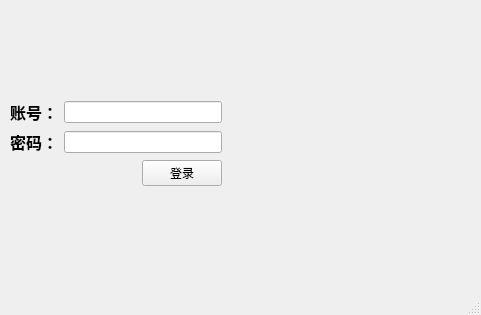
<?xml version="1.0" encoding="UTF-8"?>
<ui version="4.0">
 <class>MainWindow</class>
 <widget class="QMainWindow" name="MainWindow">
  <property name="geometry">
   <rect>
    <x>0</x>
    <y>0</y>
    <width>481</width>
    <height>315</height>
   </rect>
  </property>
  <property name="sizePolicy">
   <sizepolicy hsizetype="Preferred" vsizetype="Preferred">
    <horstretch>0</horstretch>
    <verstretch>0</verstretch>
   </sizepolicy>
  </property>
  <property name="acceptDrops">
   <bool>true</bool>
  </property>
  <property name="windowTitle">
   <string>MainWindow</string>
  </property>
  <property name="autoFillBackground">
   <bool>true</bool>
  </property>
  <property name="iconSize">
   <size>
    <width>24</width>
    <height>24</height>
   </size>
  </property>
  <widget class="QWidget" name="centralwidget">
   <widget class="QLabel" name="label_3">
    <property name="geometry">
     <rect>
      <x>240</x>
      <y>-50</y>
      <width>241</width>
      <height>361</height>
     </rect>
    </property>
    <property name="text">
     <string/>
    </property>
    <property name="pixmap">
     <pixmap resource="image.qrc">:/image/jpg.jpg</pixmap>
    </property>
    <property name="scaledContents">
     <bool>true</bool>
    </property>
   </widget>
   <widget class="QWidget" name="">
    <property name="geometry">
     <rect>
      <x>10</x>
      <y>100</y>
      <width>212</width>
      <height>88</height>
     </rect>
    </property>
    <layout class="QVBoxLayout" name="verticalLayout_2">
     <item>
      <layout class="QVBoxLayout" name="verticalLayout">
       <item>
        <layout class="QHBoxLayout" name="horizontalLayout">
         <item>
          <widget class="QLabel" name="label">
           <property name="styleSheet">
            <string notr="true">color: black;
font-weight: bold;  /* 可选：加粗 */
font-size: 16px;  </string>
           </property>
           <property name="text">
            <string>账号：</string>
           </property>
          </widget>
         </item>
         <item>
          <widget class="QLineEdit" name="ekey"/>
         </item>
        </layout>
       </item>
       <item>
        <layout class="QHBoxLayout" name="horizontalLayout_2">
         <item>
          <widget class="QLabel" name="label_2">
           <property name="styleSheet">
            <string notr="true">color: balck;
font-weight: bold;  /* 可选：加粗 */
font-size: 16px;  </string>
           </property>
           <property name="text">
            <string>密码：</string>
           </property>
          </widget>
         </item>
         <item>
          <widget class="QLineEdit" name="password"/>
         </item>
        </layout>
       </item>
      </layout>
     </item>
     <item>
      <layout class="QHBoxLayout" name="horizontalLayout_3">
       <item>
        <spacer name="horizontalSpacer">
         <property name="orientation">
          <enum>Qt::Orientation::Horizontal</enum>
         </property>
         <property name="sizeHint" stdset="0">
          <size>
           <width>88</width>
           <height>20</height>
          </size>
         </property>
        </spacer>
       </item>
       <item>
        <widget class="QPushButton" name="loginbutton">
         <property name="text">
          <string>登录</string>
         </property>
        </widget>
       </item>
      </layout>
     </item>
    </layout>
   </widget>
  </widget>
  <widget class="QMenuBar" name="menubar">
   <property name="geometry">
    <rect>
     <x>0</x>
     <y>0</y>
     <width>481</width>
     <height>22</height>
    </rect>
   </property>
  </widget>
  <widget class="QStatusBar" name="statusbar"/>
 </widget>
 <resources>
  <include location="image.qrc"/>
 </resources>
 <connections/>
</ui>
